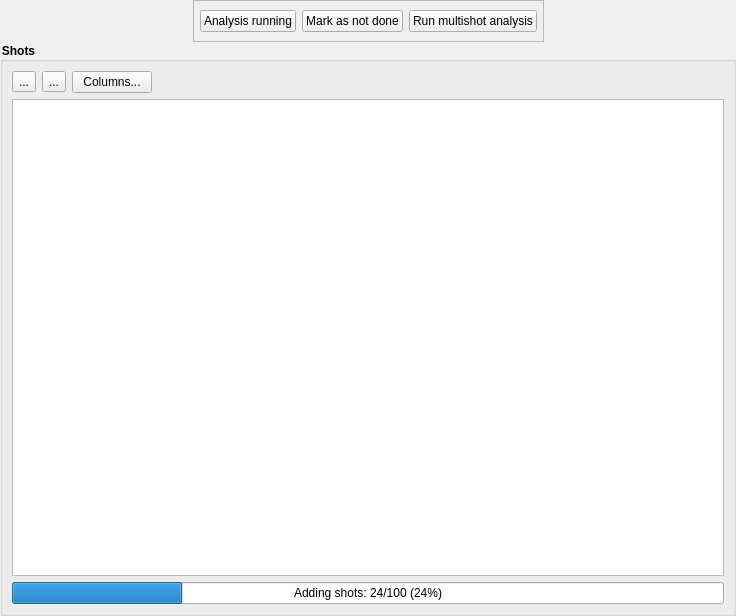
<?xml version="1.0" encoding="UTF-8"?>
<ui version="4.0">
 <class>Form</class>
 <widget class="QWidget" name="Form">
  <property name="geometry">
   <rect>
    <x>0</x>
    <y>0</y>
    <width>736</width>
    <height>616</height>
   </rect>
  </property>
  <property name="windowTitle">
   <string>Form</string>
  </property>
  <property name="styleSheet">
   <string notr="true">QGroupBox
{
    font-weight: bold;
}</string>
  </property>
  <layout class="QVBoxLayout" name="verticalLayout_3">
   <property name="spacing">
    <number>0</number>
   </property>
   <property name="margin">
    <number>0</number>
   </property>
   <item>
    <layout class="QVBoxLayout" name="verticalLayout">
     <item>
      <layout class="QHBoxLayout" name="horizontalLayout">
       <item>
        <spacer name="horizontalSpacer_3">
         <property name="orientation">
          <enum>Qt::Horizontal</enum>
         </property>
         <property name="sizeHint" stdset="0">
          <size>
           <width>40</width>
           <height>20</height>
          </size>
         </property>
        </spacer>
       </item>
       <item>
        <widget class="QFrame" name="horizontalFrame">
         <property name="frameShape">
          <enum>QFrame::StyledPanel</enum>
         </property>
         <layout class="QHBoxLayout" name="horizontalLayout_3">
          <property name="leftMargin">
           <number>6</number>
          </property>
          <property name="rightMargin">
           <number>6</number>
          </property>
          <item>
           <widget class="QPushButton" name="pushButton_analysis_running">
            <property name="text">
             <string>Analysis running</string>
            </property>
            <property name="icon">
             <iconset>
              <normaloff>:/qtutils/fugue/control.png</normaloff>:/qtutils/fugue/control.png</iconset>
            </property>
            <property name="checkable">
             <bool>true</bool>
            </property>
           </widget>
          </item>
          <item>
           <widget class="QPushButton" name="pushButton_mark_as_not_done">
            <property name="text">
             <string>Mark as not done</string>
            </property>
            <property name="icon">
             <iconset>
              <normaloff>:/qtutils/fugue/arrow-curve-180.png</normaloff>:/qtutils/fugue/arrow-curve-180.png</iconset>
            </property>
           </widget>
          </item>
          <item>
           <widget class="QPushButton" name="pushButton_run_multishot_analysis">
            <property name="text">
             <string>Run multishot analysis</string>
            </property>
            <property name="icon">
             <iconset>
              <normaloff>:/qtutils/fugue/arrow-curve.png</normaloff>:/qtutils/fugue/arrow-curve.png</iconset>
            </property>
           </widget>
          </item>
         </layout>
        </widget>
       </item>
       <item>
        <spacer name="horizontalSpacer">
         <property name="orientation">
          <enum>Qt::Horizontal</enum>
         </property>
         <property name="sizeHint" stdset="0">
          <size>
           <width>40</width>
           <height>20</height>
          </size>
         </property>
        </spacer>
       </item>
      </layout>
     </item>
     <item>
      <widget class="QGroupBox" name="groupBox">
       <property name="title">
        <string>Shots</string>
       </property>
       <property name="flat">
        <bool>false</bool>
       </property>
       <property name="checkable">
        <bool>false</bool>
       </property>
       <layout class="QVBoxLayout" name="verticalLayout_2">
        <item>
         <layout class="QHBoxLayout" name="horizontalLayout_2">
          <item>
           <widget class="QToolButton" name="toolButton_add_shots">
            <property name="toolTip">
             <string>Add shots</string>
            </property>
            <property name="text">
             <string>...</string>
            </property>
            <property name="icon">
             <iconset>
              <normaloff>:/qtutils/fugue/plus.png</normaloff>:/qtutils/fugue/plus.png</iconset>
            </property>
           </widget>
          </item>
          <item>
           <widget class="QToolButton" name="toolButton_remove_shots">
            <property name="toolTip">
             <string>Remove selected shots</string>
            </property>
            <property name="text">
             <string>...</string>
            </property>
            <property name="icon">
             <iconset>
              <normaloff>:/qtutils/fugue/minus.png</normaloff>:/qtutils/fugue/minus.png</iconset>
            </property>
           </widget>
          </item>
          <item>
           <widget class="QPushButton" name="pushButton_edit_columns">
            <property name="toolTip">
             <string>Edit which columns are displayed</string>
            </property>
            <property name="text">
             <string>Columns...</string>
            </property>
            <property name="icon">
             <iconset>
              <normaloff>:/qtutils/fugue/table--pencil.png</normaloff>:/qtutils/fugue/table--pencil.png</iconset>
            </property>
           </widget>
          </item>
          <item>
           <spacer name="horizontalSpacer_2">
            <property name="orientation">
             <enum>Qt::Horizontal</enum>
            </property>
            <property name="sizeHint" stdset="0">
             <size>
              <width>40</width>
              <height>20</height>
             </size>
            </property>
           </spacer>
          </item>
         </layout>
        </item>
        <item>
         <widget class="TableView" name="tableView">
          <property name="autoScroll">
           <bool>false</bool>
          </property>
          <property name="alternatingRowColors">
           <bool>true</bool>
          </property>
          <property name="verticalScrollMode">
           <enum>QAbstractItemView::ScrollPerPixel</enum>
          </property>
          <property name="horizontalScrollMode">
           <enum>QAbstractItemView::ScrollPerPixel</enum>
          </property>
          <property name="wordWrap">
           <bool>false</bool>
          </property>
         </widget>
        </item>
        <item>
         <widget class="QProgressBar" name="progressBar_add_shots">
          <property name="value">
           <number>24</number>
          </property>
          <property name="format">
           <string>Adding shots: %v/%m (%p%)</string>
          </property>
         </widget>
        </item>
       </layout>
      </widget>
     </item>
    </layout>
   </item>
  </layout>
 </widget>
 <customwidgets>
  <customwidget>
   <class>TableView</class>
   <extends>QTableView</extends>
   <header>qtutils/widgets.h</header>
  </customwidget>
 </customwidgets>
 <resources>
  <include location="../../Anaconda/Lib/site-packages/qtutils/icons/icons.qrc"/>
 </resources>
 <connections/>
</ui>
